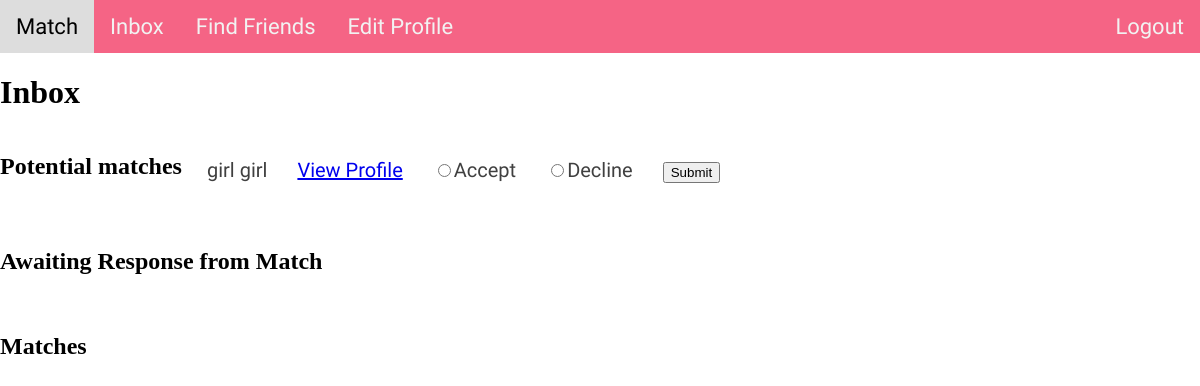
The page /inbox (signed in) on the database as committed earlier.
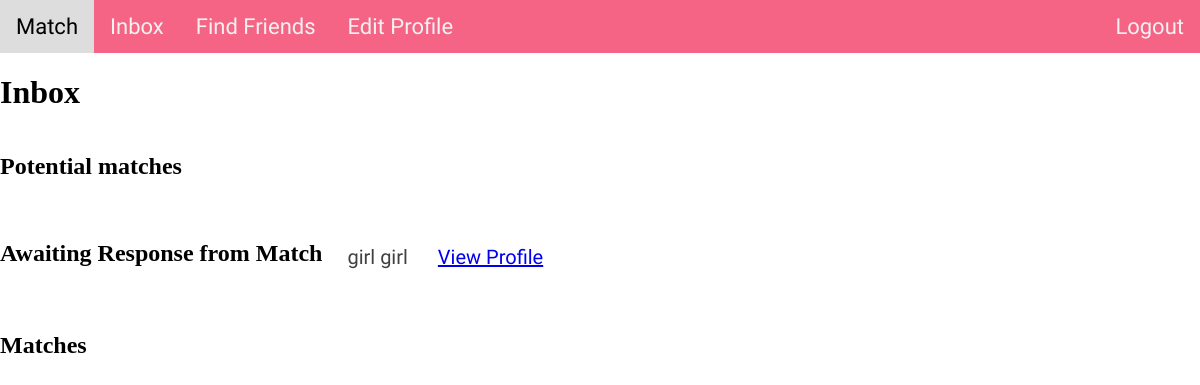
The same page on the database as committed later.
### tables this page shows
CREATE TABLE inbox (
    id integer primary key autoincrement,
    username text not null,
    matched_user1 text not null,
    matched_user2 text not null,
    user1_matched_boolean boolean, 
    user2_matched_boolean boolean,
    FOREIGN KEY (username) references users(username)
);

CREATE TABLE users (
    id integer primary key autoincrement,
    first_name text not null,
    last_name text not null,
    username text not null,
    password text not null,
    phone_number text,
    college text,
    class_year text,
    gender text,
    orientation text,
    preference text
);

### main.py (the view, shortened to what this page needs)
@app.route('/inbox', methods=['POST', 'GET'])
@login_required
def inbox():
    username = session["username"]
    if request.method == 'GET':
        inbox_data = get_matches_in_inbox(username)
        return render_template('inbox.html', username=username, inbox_data = inbox_data)

### helper.py (called while the page is built)
def login_required(f):
    @wraps(f)
    def decorated_function(*args, **kwargs):
        if session.get("username") is None:
            print(session.get("username"))
            return redirect("/")
        return f(*args, **kwargs)
    return decorated_function

### templates/inbox.html (shortened to what this page needs)
<!DOCTYPE html>
<html lang="en">
    <head>
        <link href="/static/css/inbox.css" rel="stylesheet" type="text/css" media="all">
    </head>
    <body>
        {% include "header.html" %}
        <h1>Inbox</h1>
        <div class="pending">
            <table id="pending-datatable">
                <h2>Potential matches</h2>
                <thead>
                    {% for match in inbox_data %}
                        <tr>
                            {% if match[1] is none %}
                                <td>{{match[3]}} {{match[4]}}</td>
                                <td><a href="/view_profile?match={{match[0]}}">View Profile</a></td>
                                <form name="match" action="{{ url_for('inbox') }}" method="POST">
                                    <td><label><input type="radio" name="Status" value="Accept" id="Accept">Accept</label></td>
                                    <td><label><input type="radio" name="Status" value="Decline" id="Decline">Decline</label></td>
                                    <td><button type=”submit” name="potential_match" value="{{match[0]}}">Submit</button></td>
                                </form>
                            {% endif %}
                        </tr>
                    {% endfor %}
                </thead>
            </table>
        </div>
        <div class="pending">
            <table id="pending-datatable">
                <h2>Awaiting Response from Match</h2>
                <thead>
                    {% for match in inbox_data %}
                        {% if match[1] == 1 and match[2] is none %}
                            <tr>
                                <td>{{match[3]}} {{match[4]}}</td>
                                <td><a href="/view_profile?match={{match[0]}}">View Profile</a></td>
                            </tr>
                        {%endif%}
                    {% endfor %}
                </thead>
            </table>
        </div>
        <br />
        <div class="accepted">
            <h2>Matches</h2>
        </div>
    </body>
</html>

### templates/header.html
<!DOCTYPE html>
<html lang="en">
    <head>
        <link href="/static/css/header.css" rel="stylesheet" type="text/css" media="all">
    </head>
    <body>
        <div class="topnav">
            <a href="{{ url_for('match', username=username) }}">Match</a>
            <a href="{{ url_for('inbox', username=username) }}">Inbox</a>
            <a href="{{ url_for('find_friends', username=username) }}">Find Friends</a>
            <a href="{{ url_for('profile', username=username) }}">Edit Profile</a>
            <div class="topnav-right">
                <a href="/">Logout</a>
            </div>
        </div>
    </body>
</html>

### static/css/inbox.css (style rules this page uses)
body { margin: 0; padding: 0; background: white; }
.pending { display: flex; margin: auto; margin-top: 20px; }
table { border-collapse: collapse; margin: 10px; }
table tr { border-radius: 100px; border: #F56485; padding-bottom: 10px; }
table tr td { padding: 15px; font-size: 20px; font-family: 'M PLUS Rounded 1c'; color: #404040; }
td:first-child, th:first-child { border-radius: 30px 0 0 30px; }
td:last-child, th:last-child { border-radius: 0 30px 30px 0; }

### static/css/header.css (style rules this page uses)
.topnav { background-color: #F56485; overflow: hidden; }
.topnav a { float: left; color: #f2f2f2; text-align: center; padding: 14px 16px; text-decoration: none; font-size: 22px; font-family: 'Domine'; }
.topnav-right { float: right; }

Rows that differ between the two databases and show on the page:
changed inbox "girl": moves from the list under "Potential matches" to the list under "Awaiting Response from Match"
